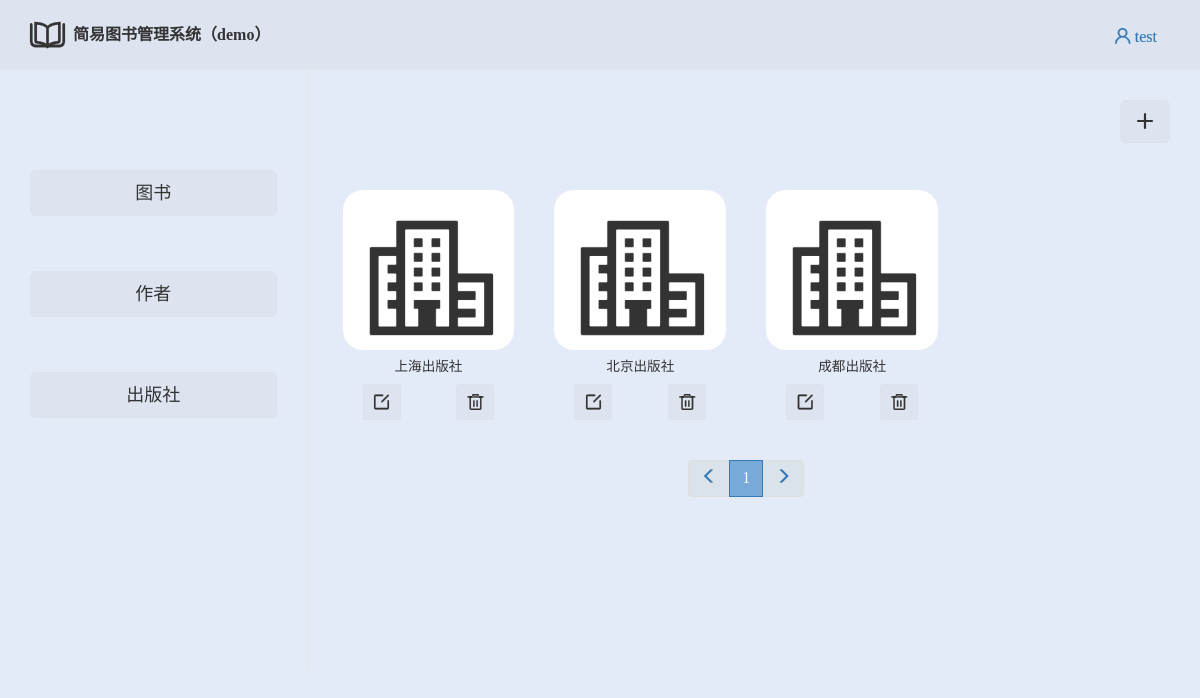
Screenshot of /app_home/publish/ (signed in) with the database file from the repository.
### app_home/models.py (models this page shows)
class Publish(models.Model):
    p_id = models.AutoField(primary_key=True)
    pub_name = models.CharField(max_length=20)

### app_home/views.py (the view)
    def wrapper(*args, **kwargs):
        if args[0].user.is_anonymous:
            return redirect('/app_auth/login/')
        return func(*args, **kwargs)

### app_home/pagination.py (called while the page is built)
    @property
    def start(self):
        return (self.current_page - 1) * self.per_page

    @property
    def end(self):
        return self.current_page * self.per_page

### app_home/views.py (called while the page is built)
def auth(func):
    def wrapper(*args, **kwargs):
        if args[0].user.is_anonymous:
            return redirect('/app_auth/login/')
        return func(*args, **kwargs)
    return wrapper

@auth
def publish(request):
    if request.method == "POST":
        pub_name = request.POST.get('pub_name')
        form = AddFormPub(request.POST)
        if form.is_valid():
            Publish.objects.create(pub_name=pub_name)
            return redirect('/app_home/publish/')
    usr = request.user.username
    all_count = Publish.objects.all().count()
    query_params = request.GET.copy()
    query_params._mutable = True
    pager = Pagination(
        current_page=request.GET.get('page'),
        all_count=all_count,
        base_url=request.path_info,
        query_params=query_params,
        per_page=per_page_count,
    )
    pub_list = Publish.objects.all().order_by('-pk')[pager.start:pager.end]
    form = AddFormPub()
    return render(request, "home/publish.html", locals())

### templates/home/publish.html (shortened to what this page needs)
{% extends 'base2.html' %}
{% block db_book %}
    <div class="book-head">
        <span class="btn btn-info btn-lg pull-right iconfont" data-toggle="modal"
              data-target=".modal-pub">&#xe6a1;
        </span>
    </div>
    {% for pub in pub_list %}
        <div class="col-md-3 pub-auth">
            <div class="pub-bg bg">
                <a class="text-muted text-center center-block" href="/app_home/{{ pub.pk }}/pub_info/"></a>
            </div>
            <span class="text-center center-block small">{{ pub.pub_name }}</span>
            <div>
                <a href="/app_home/{{ pub.pk }}/delete_pub" style="margin-right: 20px" class="btn btn-info btn-sm
            pull-right iconfont">&#xe88a;</a>
                <span class="btn btn-info btn-sm pull-left iconfont" style="margin-left: 20px" data-toggle="modal"
                      data-target="#modal{{ pub.pk }}">&#xe606;</span>
            </div>
        </div>
    {% endfor %}
    <div class="page-nav">
        <nav>
            <ul class="pagination">
                {{ pager.page_html|safe }}
            </ul>
        </nav>
    </div>
{% endblock %}

### templates/base2.html (shortened to what this page needs)
{% extends 'base.html' %}
{% block btn %}
    <div class="pull-right dropdown">
        <span class="pull-right btn btn-link usr iconfont" id="usr-logout" data-toggle="dropdown"
              aria-haspopup="true" aria-expanded="false">&#xe62a; {{ usr }}</span>
    </div>
{% endblock %}
{% block con %}
    <div class="container">
        <div class="row">
            <div class="col-md-3 body-left">
                <ul>
                    <a class="btn btn-block btn-info btn-lg pull-left" href="/app_home/home/">图书</a>
                    <a class="btn btn-block btn-info btn-lg pull-left" href="/app_home/author/">作者</a>
                    <a class="btn btn-block btn-info btn-lg pull-left" href="/app_home/publish/">出版社</a>
                </ul>
            </div>
            <div class="col-md-9 body-right">
                {% block db_book %}
                {% endblock %}
            </div>
        </div>
    </div>
{% endblock %}

### static/auth/login.css (style rules this page uses)
body { font: 14px/1.5 Helvetica Neue,Helvetica,Arial,Microsoft Yahei,Hiragino Sans GB,Heiti SC,WenQuanYi Micro Hei,sans-serif; }
.btn, .btn:hover { transition: 0.5s all; }

### static/auth/header.css (style rules this page uses)
.usr { margin-top: 18px; }
a,a:hover { text-decoration:None; }

### static/home/home.css (style rules this page uses)
.book-head { width: 100%; height: 100px; }
.book-head span { margin-top: 30px; }
.body-left { padding-top: 50px; height: 600px; border-right: 1px solid #E6E5E6; padding-right: 30px; }
.body-left a { color: white; margin: 50px 0; }
.body-right { height: 100%; }
.pub-auth { height: 250px; padding: 20px; }
.pub-auth > span { margin: 10px 0; }
.pub-auth .pub-bg, .book-head .pub-bg { background: url("/static/home/pub_wall.jpeg") no-repeat top center; }
.pub-auth .bg, .book-head .bg { background-size: 100% auto; transition: 0.3s all cubic-bezier(.46, 1, .23, 1.52); border-radius: 20px; }
.pub-auth .bg a { height: 160px; width: 100%; }
.page-nav { width: 500px; text-align: center; position: absolute; bottom: -100px; left: 50%; margin-left: -250px; }

### rows the page displays
Publish: pub_name "上海出版社"
Publish: pub_name "北京出版社"
Publish: pub_name "成都出版社"

### other values shown
{{ usr }} "test"
{{ pager.page_html|safe }} "1"
